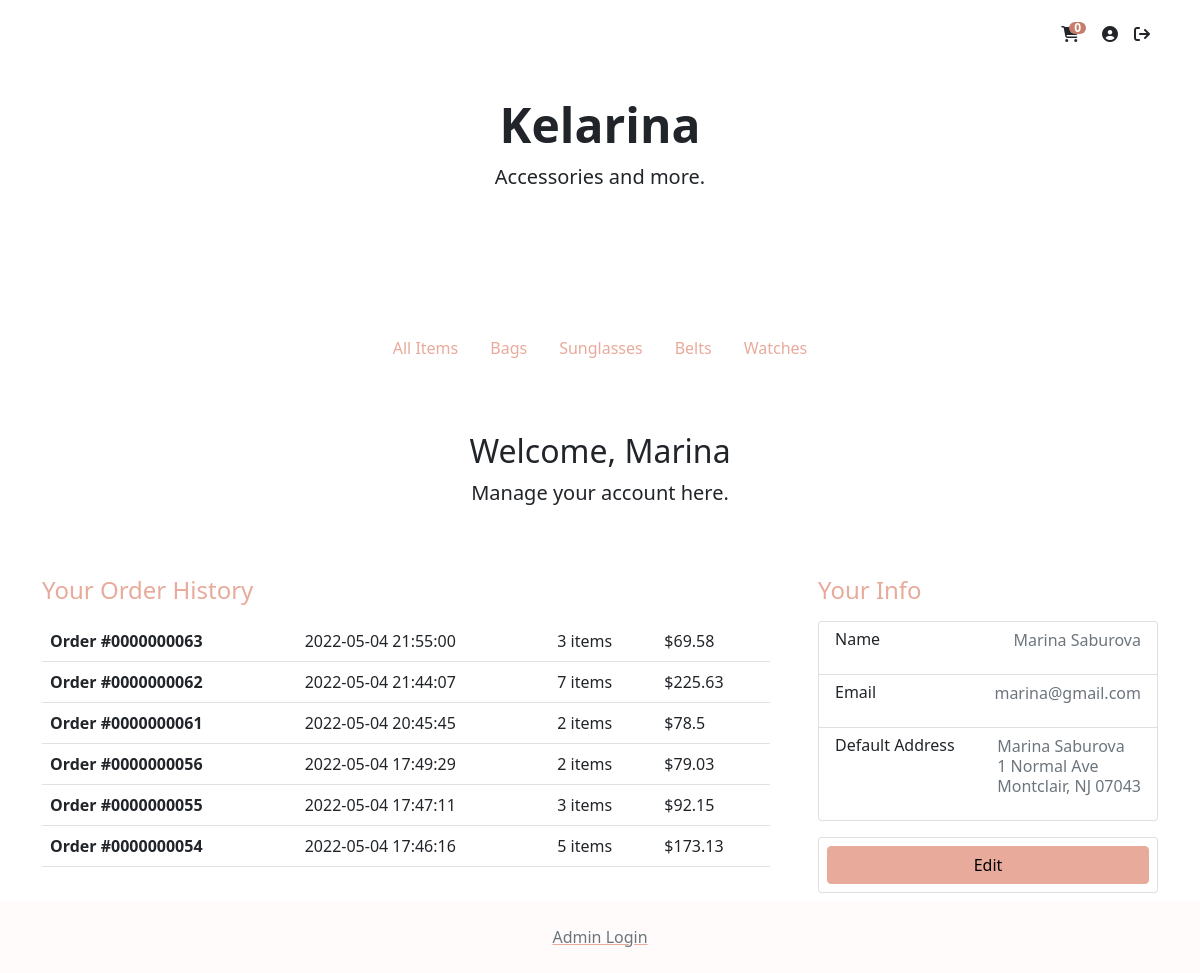
/?action=account (signed in), run on the app's committed database.
### tables this page shows
CREATE TABLE `customer` (
  `customerID` int(10) UNSIGNED ZEROFILL NOT NULL,
  `email` varchar(60) NOT NULL,
  `password` varchar(60) NOT NULL,
  `firstName` varchar(30) NOT NULL,
  `lastName` varchar(30) NOT NULL,
  `shipFirstName` varchar(30) DEFAULT NULL,
  `shipLastName` varchar(30) DEFAULT NULL,
  `shipStreet` varchar(30) DEFAULT NULL,
  `shipStreet2` varchar(30) DEFAULT NULL,
  `shipCity` varchar(30) DEFAULT NULL,
  `shipState` char(2) DEFAULT NULL,
  `shipZip` int(5) UNSIGNED ZEROFILL DEFAULT NULL,
  `dateJoined` timestamp NOT NULL DEFAULT current_timestamp(),
  `status` varchar(10) NOT NULL DEFAULT 'active'
);

CREATE TABLE `orders` (
  `orderID` int(10) UNSIGNED ZEROFILL NOT NULL,
  `customerID` int(10) UNSIGNED ZEROFILL DEFAULT NULL,
  `email` varchar(60) NOT NULL,
  `itemsPrice` decimal(7,2) UNSIGNED NOT NULL,
  `shipping` decimal(4,2) UNSIGNED NOT NULL,
  `tax` decimal(4,2) UNSIGNED NOT NULL,
  `status` varchar(15) NOT NULL,
  `timePlaced` timestamp NOT NULL DEFAULT current_timestamp(),
  `shipFirstName` varchar(30) NOT NULL,
  `shipLastName` varchar(30) NOT NULL,
  `shipStreet` varchar(30) NOT NULL,
  `shipStreet2` varchar(30) DEFAULT NULL,
  `shipCity` varchar(30) NOT NULL,
  `shipState` char(2) NOT NULL,
  `shipZip` int(5) UNSIGNED ZEROFILL NOT NULL
);

### function/customer-db.php (called while the page is built, shortened)
<?php
function getCustomerData($customerID)
{
    global $db;
    $query = 'SELECT * FROM `customer` WHERE `customerID` = :customerID';
    $statement = $db->prepare($query);
    $statement->bindValue(':customerID', $customerID);
    $statement->execute();
    $customer = $statement->fetch();
    return $customer;
}
function getOrderHistory($customerID)
{
    global $db;
    $query = 'SELECT * FROM `orders` WHERE `customerID` = :customerID ORDER BY `timePlaced` DESC';
    $statement = $db->prepare($query);
    $statement->bindValue(':customerID', $customerID);
    $statement->execute();
    $orders = $statement->fetchAll();
    return $orders;
}
function getOrderItems($orderID)
{
    global $db;
    $query = 'SELECT `order_items`.*, `item`.`name` FROM `order_items` INNER JOIN `item` ON `order_items`.`itemID` = `item`.`itemID`  WHERE `orderID` = :orderID';
    $statement = $db->prepare($query);
    $statement->bindValue(':orderID', $orderID);
    $statement->execute();
    $items = $statement->fetchAll();
    return $items;
}
function getOrderQuantity($orderID)
{
    $items = getOrderItems($orderID);
    $quantity = 0;
    foreach ($items as $item) {
        $quantity += $item['quantity'];
    }
    return $quantity;
}

### page/account.php (the view, shortened to what this page needs)
<?php
include('view/header.php');
include('view/navigation.php');
?>
<div class="container">
    <main>
        <div class="py-5 text-center">
            <h2>Welcome, <?php echo $info['firstName'] ?></h2>
            <p class="lead">Manage your account here.</p>
        </div>
        <div class="row g-5">
            <div class="col-md-5 col-lg-4 order-md-last">
                <div class="sticky-top" style="top:72px; z-index: 1018">
                    <h4 class="d-flex justify-content-between align-items-center mb-3 pt-1">
                        <span class="text-primary">Your Info</span>
                    </h4>
                    <ul class="list-group mb-3">
                        <li class="list-group-item d-flex justify-content-between lh-sm pb-4">
                            <div>
                                <h6 class="my-0">Name</h6>
                            </div>
                            <span class="text-muted"><?php echo $info['firstName'] . ' ' . $info['lastName'] ?></span>
                        </li>
                        <li class="list-group-item d-flex justify-content-between lh-sm pb-4">
                            <div>
                                <h6 class="my-0">Email</h6>
                            </div>
                            <span class="text-muted"><?php echo $info['email'] ?></span>
                        </li>
                        <li class="list-group-item d-flex justify-content-between lh-sm  pb-4">
                            <div>
                                <h6 class="my-0">Default Address</h6>
                            </div>
                            <span class="text-muted">
                                <?php
                                if (isset($info['shipStreet'])) {
                                    echo $info['firstName'] . ' ' . $info['lastName'] . '</br>';
                                    echo $info['shipStreet'] . '</br>';
                                    echo $info['shipCity'] . ', ';
                                    echo $info['shipState'] . ' ';
                                    echo $info['shipZip'];
                                } else {
                                    echo 'not set';
                                }
                                ?>
                            </span>
                        </li>
                    </ul>
                    <form class="card p-2" action=".#view">
                        <div class="input-group">
                            <button class="w-100 btn btn-primary" type="submit">Edit</button>
                        </div>
                    </form>
                </div>
            </div>
            <div class="col-md-7 col-lg-8">
                <h4 class="mb-3 text-primary pt-1">Your Order History</h4>
                <table class="table">
                    <tbody>
                        <?php
                        foreach ($orders as $order) {
                            $totalPrice = $order['itemsPrice'] + $order['shipping'] + $order['tax'];
                        ?>
                            <tr>
                                <th scope="row"> <a href=".?action=order-details&orderid=<?php echo $order['orderID'] ?>#view" class="text-reset text-decoration-none">
                                        Order #<?php echo $order['orderID'] ?></a>
                                <td><?php echo $order['timePlaced'] ?></td>
                                <td><?php echo getOrderQuantity($order['orderID']) ?> items </td>
                                <td>$<?php echo $totalPrice ?></td>
                            </tr>
                        <?php
                        }
                        ?>
                    </tbody>
                </table>
            </div>
        </div>
    </main>
</div>
<?php
include 'view/footer.php';
?>

### data on the page
customer: firstName "Marina", lastName "Saburova", email "marina@gmail.com", shipStreet "1 Normal Ave", shipCity "Montclair", shipState "NJ", shipZip "07043"
orders: orderID "0000000063", timePlaced "2022-05-04 21:55:00", orderID "3", totalPrice "69.58"
orders: orderID "0000000062", timePlaced "2022-05-04 21:44:07", orderID "7", totalPrice "225.63"
orders: orderID "0000000061", timePlaced "2022-05-04 20:45:45", orderID "2", totalPrice "78.5"
orders: orderID "0000000056", timePlaced "2022-05-04 17:49:29", orderID "2", totalPrice "79.03"
orders: orderID "0000000055", timePlaced "2022-05-04 17:47:11", orderID "3", totalPrice "92.15"
orders: orderID "0000000054", timePlaced "2022-05-04 17:46:16", orderID "5", totalPrice "173.13"

### other printed values
getCartNumOfItems() "0"
